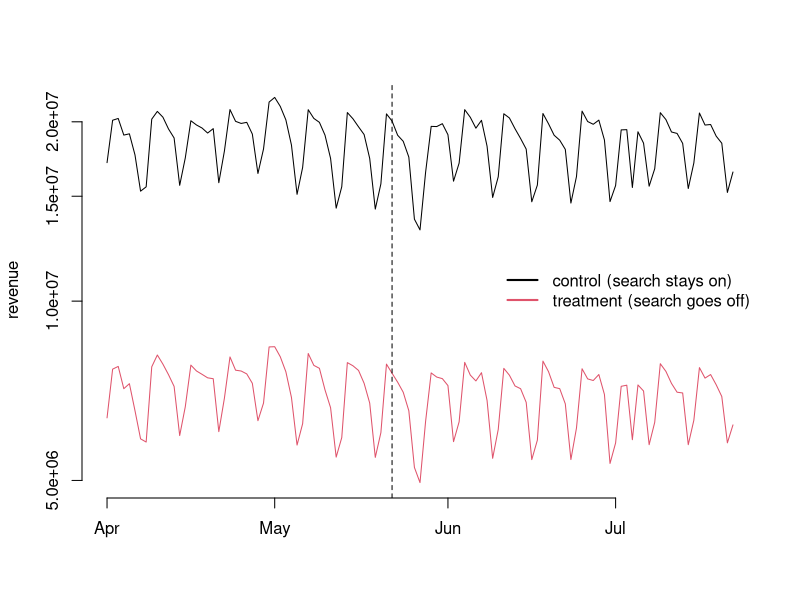
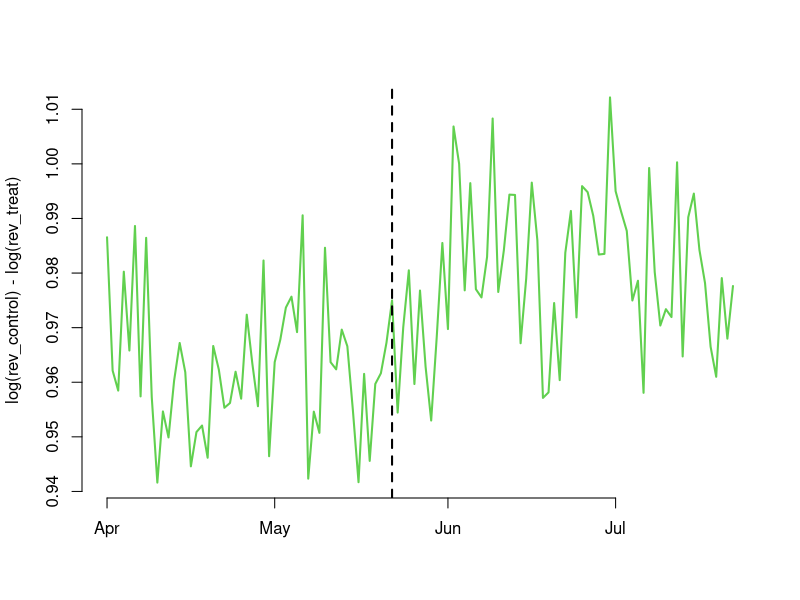

These figures' R source, in order:
## paidsearch

sem <- read.csv("paidsearch.csv")
sem$dma <- factor(sem$dma)

## quick summary: total revenue by date and treatment/controls
totalrev <- tapply(sem$revenue, sem[,c("date","search.stays.on")], sum)
## for plotting, we'll convert the row `dates' to R Date class
## see http://www.statmethods.net/input/dates.html for format codes.
asdate <- as.Date(rownames(totalrev), format="%d-%b-%y")
## order everything by date
totalrev <- totalrev[order(asdate),]
asdate <- sort(asdate)

## plot the revenues by group
plot(asdate, totalrev[,'0'], type="l", bty="n", col=2,
     ylim=range(totalrev), log="y", xlab="", ylab="revenue")
lines(asdate, totalrev[,'1'], type="l")
legend("right",col=c(1,2), lwd=2, bty="n",
       legend=c("control (search stays on)", "treatment (search goes off)"))
abline(v=as.Date("2012-05-22"), lty=2)
## and the difference between groups
plot(asdate, log(totalrev[,'1'])-log(totalrev[,'0']), 
     type="l", bty="n", col=3,lwd=2, xlab="", 
     ylab="log(rev_control) - log(rev_treat)")
abline(v=as.Date("2012-05-22"), lty=2,lwd=2)

######  Actual Analysis #######
## we'll make use of the data.table package
library(data.table)
sem <- as.data.table(sem)
semavg <- sem[, 
			list(d=mean(1-search.stays.on), y=mean(log(revenue))), 
			by=c("dma","treatment_period")]
setnames(semavg, "treatment_period", "t") # names to match slides

semreg <- glm(y ~ dma + d*t-d, data=semavg)
summary(semreg)$coef["d:t",]

## just to confirm: 
## we get the same thing just viewing this as a sample of n_dma differences.
Y <- tapply( log(sem$revenue), list(dma=sem$dma,t=sem$treatment_period), mean)
D <- (1-sem$search.stays.on)[match(rownames(Y),sem$dma)]
diff <- Y[,2] - Y[,1] 
mean(diff[D==1]) - mean(diff[D==0]) # exactly the same effect
sqrt(var(diff[D==1])/sum(D==1) + var(diff[D==0])/sum(D==0)) # and nearly the same SE
